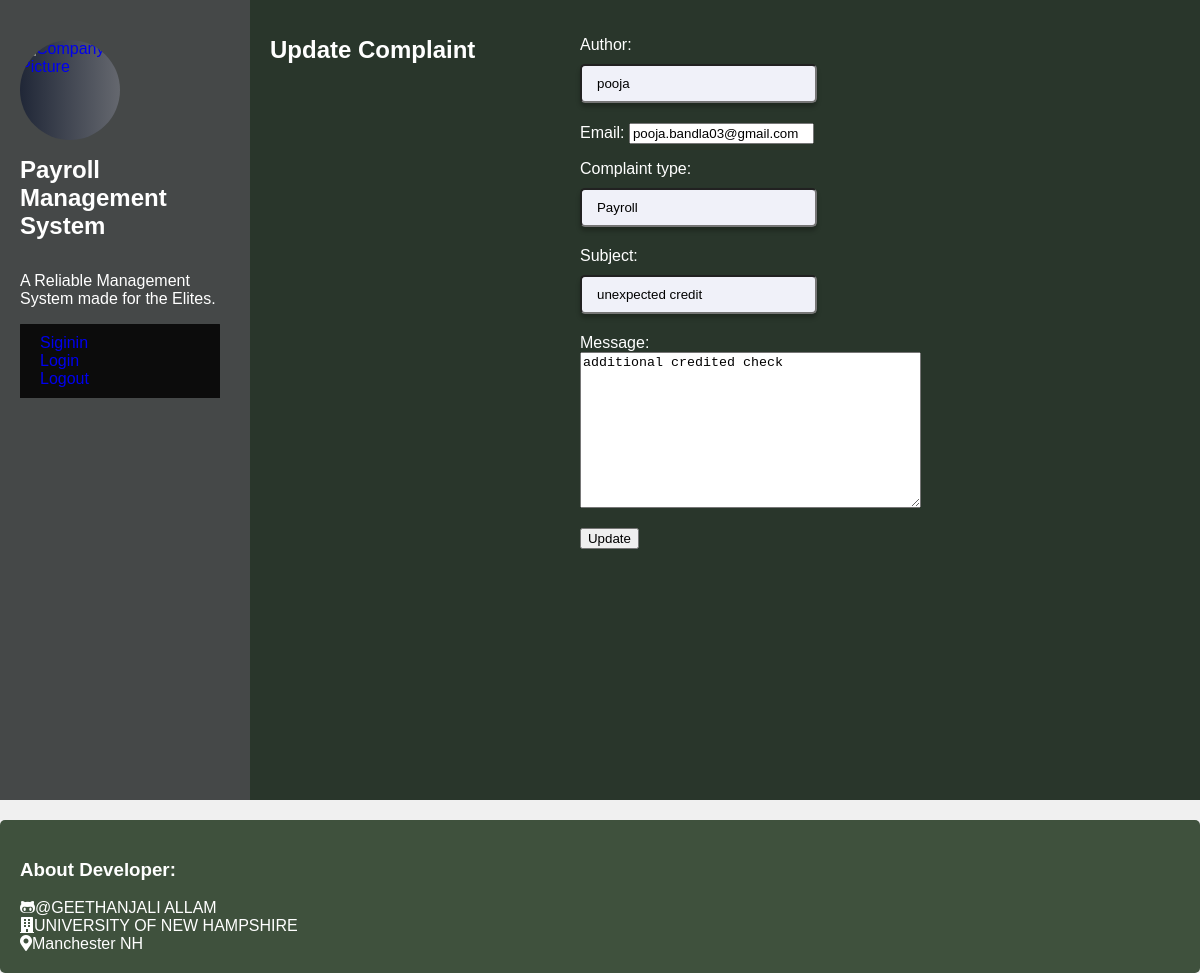
The app's page /accounts/update_complaint/9/ (signed in) with its own data.
### Management/models.py (models this page shows, shortened)
class Complaint(models.Model):
    author = models.CharField(max_length=100)
    email = models.EmailField()
    complaint_type = models.CharField(max_length=100)
    subject = models.CharField(max_length=200)
    message = models.TextField()

### Management/views.py (the view)
# urls.py: path('update_complaint/<int:complaint_id>/', views.update_complaint, name='Update_Complaint'),
@login_required
def update_complaint(request, complaint_id):
    complaint = get_object_or_404(Complaint, id=complaint_id)
    if request.method == "POST":
        form = UpdateComplaintForm(request.POST, instance=complaint)
        if form.is_valid():
            form.save()
            return redirect("Management:View_Complaint")
    else:
        form = UpdateComplaintForm(instance=complaint)
    return render(request, "Management/update_complaint.html", {
        "form": form,
        "complaint_id": complaint_id,
        "favorites": favorites
    })

### Management/views.py
class UpdateComplaintForm(forms.ModelForm):
    class Meta:
        model = Complaint
        fields = ['author', 'email', 'complaint_type', 'subject', 'message']

### Management/templates/Management/update_complaint.html (shortened to what this page needs)
{% extends "Management/layout.html" %}
{% block body %}
    <h1>Update Complaint</h1>
    <form method="post" action="">
        {{ form.as_p }}
        <button type="submit">Update</button>
    </form>
{% endblock body %}

### Management/static/Management/styles.css (style rules this page uses)
body { margin: 0; font-family: -apple-system, BlinkMacSystemFont, "Segoe UI", "Roboto", "Oxygen", "Ubuntu", "Cantarell", "Fira Sans", "Droid Sans", "Helvetica Neue", sans-serif; -webkit-font-smoothing: antialiased; -moz-osx-font-smoothing: grayscale; color: #c6c9cf }
input[type=text] { width: 70%; display: block; padding: 10px 15px; margin: 10px 0 20px; border-radius: 5px; background: #f0f1f9; box-shadow: 0 4px 4px rgba(0, 0, 0, .25) }

### Management/templates/Management/layout.html (style rules this page uses)
body { font-family: Arial, sans-serif; background-color: #f0f0f0; margin: 0; padding: 0; }
h1 { font-size: 24px; color: #ffffff; }
p { font-size: 16px; color: #ffffff; }

### records on screen
Complaint: author "pooja", email "pooja.bandla03@gmail.com", complaint_type "Payroll", subject "unexpected credit", message "additional credited check"
